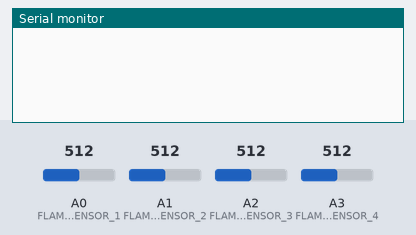
A sketch run on a simulated Arduino Uno, built with avr-gcc and run on an emulated ATmega328P. On the bench: the last lines printed to the serial monitor. The inputs (shaded band) are chosen by the test bench; at power-on: A0 (FLAME_SENSOR_1) = 512, A3 (FLAME_SENSOR_4) = 512, A1 (FLAME_SENSOR_2) = 512, A2 (FLAME_SENSOR_3) = 512.

Above: at 1.8 s.
1.9 s: A0 (FLAME_SENSOR_1) set to 487
At 2.8 s:
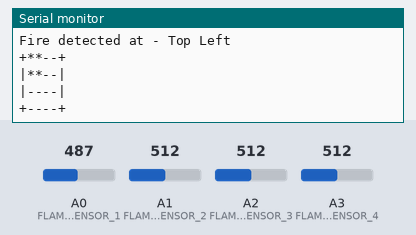
9.9 s: A3 (FLAME_SENSOR_4) set to 492
At 10.5 s:
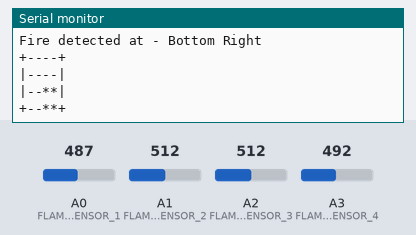

The sketch:

project.ino
```cpp
#define FLAME_SENSOR_1 A0  // Analog pin connected to flame sensor 1 (e.g., top-left corner)
#define FLAME_SENSOR_2 A1  // Analog pin connected to flame sensor 2 (e.g., top-right corner)
#define FLAME_SENSOR_3 A2  // Analog pin connected to flame sensor 3 (e.g., bottom-left corner)
#define FLAME_SENSOR_4 A3  // Analog pin connected to flame sensor 4 (e.g., bottom-right corner)

enum Dir {
  TR, TL, BR, BL
};

char roomLayout[] = "+----+\n|----|\n|----|\n+----+\n";

void setup() {
  Serial.begin(9600);
  pinMode(FLAME_SENSOR_1, INPUT);
  pinMode(FLAME_SENSOR_2, INPUT);
  pinMode(FLAME_SENSOR_3, INPUT);
  pinMode(FLAME_SENSOR_4, INPUT);
}

void loop() {
  int flameValue1 = analogRead(FLAME_SENSOR_1);
  int flameValue2 = analogRead(FLAME_SENSOR_2);
  int flameValue3 = analogRead(FLAME_SENSOR_3);
  int flameValue4 = analogRead(FLAME_SENSOR_4);

  printFlameStatus(flameValue1, TL);
  printFlameStatus(flameValue2, TR);
  printFlameStatus(flameValue3, BL);
  printFlameStatus(flameValue4, BR);

  delay(1000);  // Adjust the delay based on your project requirements
}

void printFlameStatus(int flameValue, Dir dir) {
  // Serial.print(flameValue);
  if (flameValue < 500) {
    switch(dir) {
      case TL:
        Serial.println("Fire detected at - Top Left");
        strcpy(roomLayout, "+----+\n|----|\n|----|\n+----+\n");
        roomLayout[1] = '*';  // Top-left corner
        roomLayout[2] = '*';
        roomLayout[8] = '*';
        roomLayout[9] = '*';
        Serial.println(roomLayout);
        break;
      case TR:
        Serial.println("Fire detected at - Top Right");
        strcpy(roomLayout, "+----+\n|----|\n|----|\n+----+\n");
        roomLayout[3] = '*';  // Top-right corner
        roomLayout[4] = '*';
        roomLayout[10] = '*';
        roomLayout[11] = '*';
        Serial.println(roomLayout);
        break;
      case BL:
        Serial.println("Fire detected at - Bottom Left");
        strcpy(roomLayout, "+----+\n|----|\n|----|\n+----+\n");
        roomLayout[15] = '*';  // Bottom-left corner
        roomLayout[16] = '*';
        roomLayout[22] = '*';
        roomLayout[23] = '*';
        Serial.println(roomLayout);
        break;
      case BR:
        Serial.println("Fire detected at - Bottom Right");
        strcpy(roomLayout, "+----+\n|----|\n|----|\n+----+\n");
        roomLayout[17] = '*';  // Bottom-right corner
        roomLayout[18] = '*';
        roomLayout[24] = '*';
        roomLayout[25] = '*';
        Serial.println(roomLayout);
        break;
    }
  }
}
```

Measured:
- the behaviour switches between 500 and 499 on A0 (FLAME_SENSOR_1) (found by bisection; images 0 and 1)
- the behaviour switches between 500 and 499 on A3 (FLAME_SENSOR_4) (found by bisection; images 1 and 2)
- after the input at 1.9 s, the serial monitor: prints a new line after 0.10 s (image 1)
- after the input at 9.9 s, the serial monitor: prints a new line after 0.17 s (image 2)
